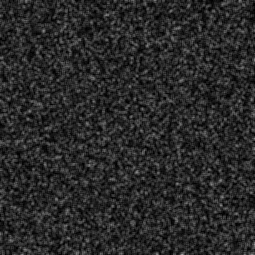
#> input picture Images/ReferenceImage.jpg, 255 x 255 px, found by its file name; the run also reads 1 picture not shown here
$ jupyter execute FindingS_No_OpenCV.ipynb   (shell and % lines are left out)   (Python 2 division)
#> lines starting #> are read from the running program, lines starting #| are printed output that depends on the picture; long printed decimals are rounded
[cell 1]
%pylab inline
from pylab import *
import matplotlib.pyplot as plt
import matplotlib.image as mpimg
import numpy as np

[cell 2]
def weightedAverage(pixel):
    return 0.299*pixel[0] + 0.587*pixel[1] + 0.114*pixel[2]

[cell 3]
def readGrayScale(image):
    grey = np.zeros((image.shape[0], image.shape[1])) # init 2D numpy array
    # get row number
    for rownum in range(len(image)):
        for colnum in range(len(image[rownum])):
            grey[rownum][colnum] = weightedAverage(image[rownum][colnum])
    return grey

[cell 4]
R_color = imread('./Images/ReferenceImage.jpg')
#> R_color is the input picture: shape (255, 255); min 0, max 157, mean 40.7
N_color = imread('./Images/NewImage.jpg')

[cell 5]
imshow(R_color)

[cell 6]
imshow(N_color)

[cell 7]
beta = -0.00477517
sigma_r = 100
sigma_n = 100
epsilon = 0.01

[cell 8]
R = R_color #There are not RGB images in this case
N = N_color

mean = 0
row_r, col_r = R.shape
#> row_r = 255; col_r = 255
row_n, col_n = N.shape
#> row_n = 255; col_n = 255
# We are not how to represent the PSF used.
PSF_r = np.random.normal(mean, 3, (row_r,col_r))
PSF_n = np.random.normal(mean, 3, (row_n,col_n))

[cell 9]
fourier_R = np.fft.fft2(R)
fourier_N = np.fft.fft2(N)
fourier_PSF_r = np.fft.fft2(PSF_r)
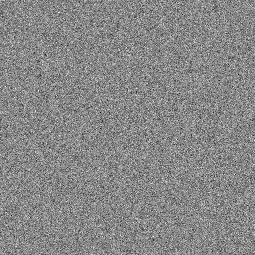
#> PSF_r: shape (255, 255) float64; min -14.56, max 12.73, mean -0.0122; drawn with min black and max white
fourier_PSF_n = np.fft.fft2(PSF_n)
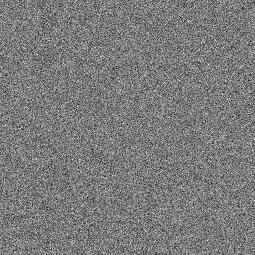
#> PSF_n: shape (255, 255) float64; min -11.94, max 12.86, mean 0.0314; drawn with min black and max white

[cell 10]
# Fs are assigned as the article suggests
F_r = 1
F_n = beta

[cell 11]
#Finds S
denom = (sigma_r**2.0)*(F_n**2.0)*(fourier_PSF_n*np.conjugate(fourier_PSF_n))
denom = denom + (sigma_n**2)*(F_r**2)*(fourier_PSF_r*np.conjugate(fourier_PSF_r)) + epsilon

fourier_S = (F_n)*(F_r**2)*np.conjugate(fourier_PSF_n)*(fourier_PSF_r*np.conjugate(fourier_PSF_r))*fourier_N
fourier_S = fourier_S - (F_r)*(F_n**2)*conjugate(fourier_PSF_r)*(fourier_PSF_n*np.conjugate(fourier_PSF_n))*fourier_R
fourier_S = fourier_S/denom
S = np.fft.ifft2(fourier_S)
plt.imshow(np.real(S), cmap="Greys_r")
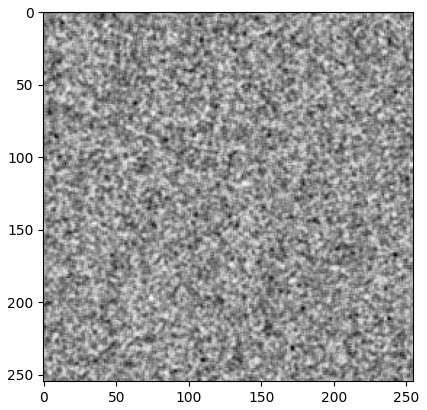
#> figure drawn by matplotlib, 1 panel

[cell 12]
plt.imshow(np.imag(S), cmap="Greys_r")
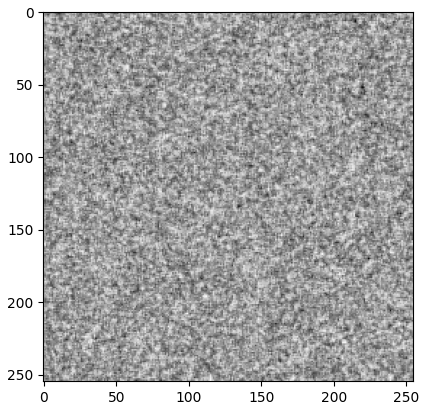
#> figure drawn by matplotlib, 1 panel

[cell 13]
real_S = np.real(S)
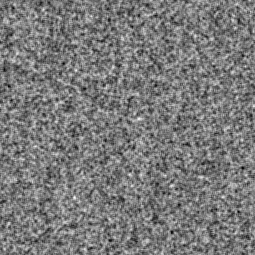
#> real_S: shape (255, 255) float64; min -0.0693, max -0.00706, mean -0.0394; drawn with min black and max white
imag_S = np.imag(S)
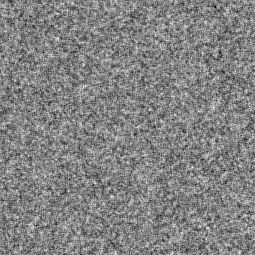
#> imag_S: shape (255, 255) float64; min -1.14e-17, max 1.08e-17, mean 3.79e-36; drawn with min black and max white

[cell 14]
s_real_1D = real_S.ravel()
s_imag_1D = imag_S.ravel()

[cell 15]
plt.hist(s_real_1D)
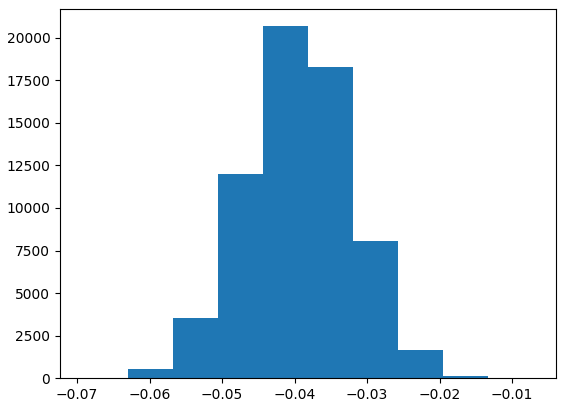
#> figure drawn by matplotlib, 1 panel; tallest bar 20680 high, from x = -0.0444 to -0.0382

[cell 16]
max_S_real = np.max(real_S)
#> max_S_real = -0.00706
max_S_real_arg = np.argmax(real_S)
#> max_S_real_arg = 50309
print max_S_real, max_S_real_arg
#| -0.007062 50309

[cell 17]
plt.hist(s_imag_1D)
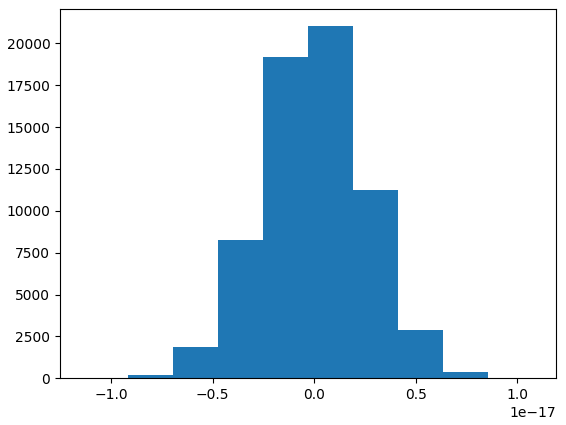
#> figure drawn by matplotlib, 1 panel; tallest bar 21028 high, from x = -3.02e-19 to 1.92e-18

[cell 18]
maximum_S = amax(np.real(S))
#> maximum_S = -0.00706
print(maximum_S)
#| -0.007062
for i in range(len(S)):
    for j in range(len(S)):
        if np.real(S)[i][j] == maximum_S:
            print(i)
            print(j)
        else:
            np.real(S)[i][j] = 0
#> this loop made 255 passes
#| 197
#| 74
